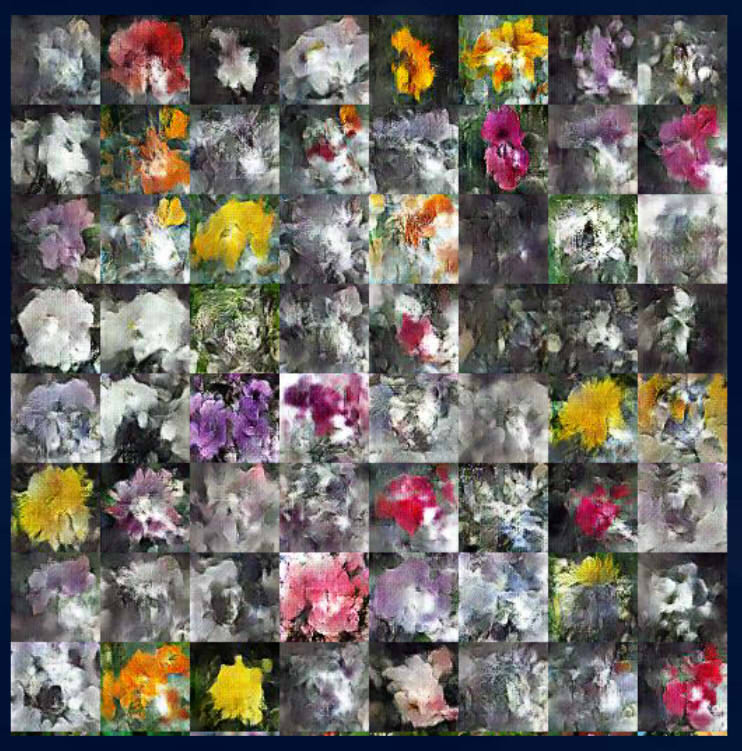
#> input picture lab04/img/bw.jpg, 742 x 751 px
$ python clip.py
#> lines starting #> are read from the running program, lines starting #| are printed output that depends on the picture
import  cv2
img = cv2.imread('./bw.jpg')
#> img is the input picture: shape (751, 742, 3); mean B, G, R 101.7, 106.5, 112.3
print(img.shape)
#| (751, 742, 3)
cropped = img[375:465,190:275]
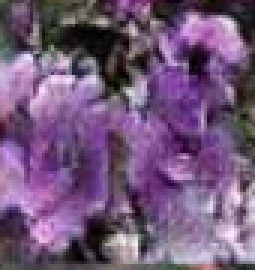
#> cropped: shape (90, 85, 3) (shown 3 times larger); mean B, G, R 122.2, 87.3, 114.8
cv2.imwrite("./res.jpg",cropped)
